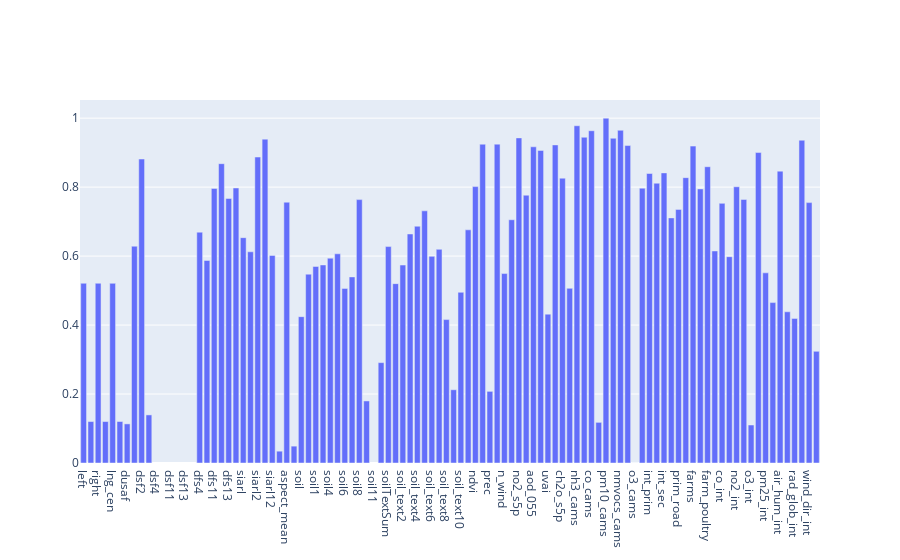

The notebook cell this image was saved under:
### Markdown cell above
### Spearmanr correlation coefficient
The Spearman correlation coefficient is a measure of the monotonicity of the relationship between two datasets.
The algorithm evaluate the index for each feature variable.

### Code cell
tuple =m.spearmanr(X, Y, RESULTS_NORMALIZED)
#results saved in an external .csv
tuple.to_csv(r'results/spearmanr.csv', index = False)

### Figure 1 — Plotly figure (JSON) as saved in the notebook; plotly's stock layout.template omitted (floating-point values rounded to 4 significant figures)
{"data": [{"x": ["left", "bottom", "right", "top", "lng_cen", "lat_cen", "dusaf", "dusafSum", "dsf2", "dsf3", "dsf4", "dsf5", "dsf11", "dsf12", "dsf13", "dsf14", "dfs4", "dfs5", "dfs11", "dfs12", "dfs13", "dfs14", "siarl", "siarlSum", "siarl2", "siarl9", "siarl12", "h_mean", "aspect_mean", "slope_mean", "soil", "soilSum", "soil1", "soil2", "soil4", "soil5", "soil6", "soil7", "soil8", "soil9", "soil11", "soil_text", "soilTextSum", "soil_text1", "soil_text2", "soil_text3", "soil_text4", "soil_text5", "soil_text6", "soil_text7", "soil_text8", "soil_text9", "soil_text10", "soil_moist", "ndvi", "temp_2m", "prec", "press", "n_wind", "e_wind", "no2_s5p", "so2_s5p", "aod_055", "aod_047", "uvai", "co_s5p", "ch2o_s5p", "o3_s5p", "nh3_cams", "no_cams", "co_cams", "dust_cams", "pm10_cams", "no2_cams", "nmvocs_cams", "so2_cams", "o3_cams", "pop", "int_prim", "int_prim_sec", "int_sec", "highway", "prim_road", "sec_road", "farms", "farm_pigs", "farm_poultry", "farm_sheep", "co_int", "nh3_int", "no2_int", "nox_int", "o3_int", "pm10_int", "pm25_int", "so2_int", "air_hum_int", "prec_int", "rad_glob_int", "temp_int", "wind_dir_int", "wind_speed_int"], "y": [0.5212, 0.1202, 0.5212, 0.1202, 0.5211, 0.1203, 0.1134, 0.6287, 0.8815, 0.1395, null, null, null, null, null, null, 0.6694, 0.5872, 0.7963, 0.868, 0.7671, 0.7975, 0.6535, 0.6125, 0.8873, 0.9391, 0.602, 0.03429, 0.7563, 0.04888, 0.4244, 0.5476, 0.57, 0.5743, 0.594, 0.6067, 0.5064, 0.5397, 0.7637, 0.18, null, 0.2911, 0.6276, 0.5201, 0.574, 0.6642, 0.6866, 0.7312, 0.5993, 0.6196, 0.4159, 0.2124, 0.495, 0.6762, 0.8014, 0.9245, 0.2078, 0.9247, 0.5493, 0.7054, 0.9427, 0.7766, 0.9169, 0.9064, 0.4317, 0.9224, 0.826, 0.5065, 0.978, 0.9446, 0.9635, 0.1179, 1.0, 0.9418, 0.9648, 0.9205, 0.0, 0.797, 0.8395, 0.8113, 0.8413, 0.7108, 0.7354, 0.8275, 0.9189, 0.7948, 0.8592, 0.6148, 0.7529, 0.5983, 0.801, 0.7643, 0.1102, 0.9002, 0.5514, 0.4652, 0.8464, 0.4385, 0.4193, 0.936, 0.7551, 0.3239], "type": "bar"}], "layout": {}}
